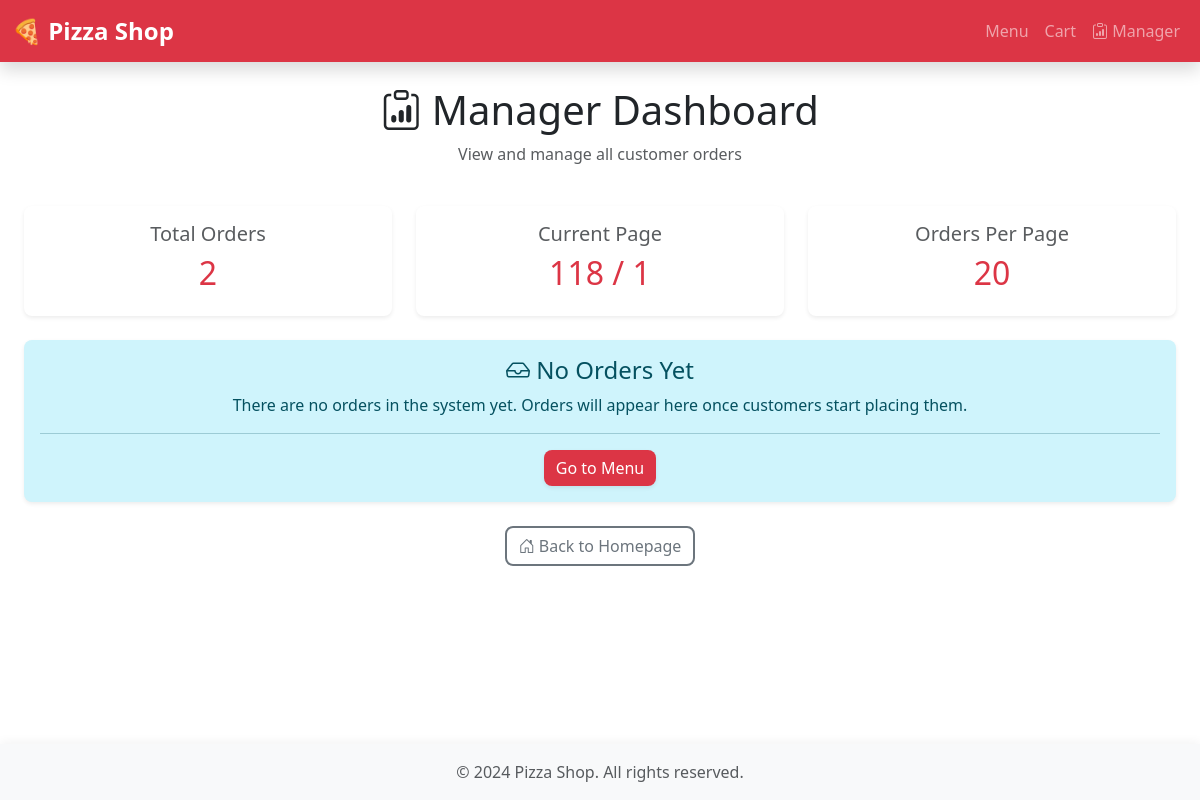
The page /manager/orders?page=118&per_page=20 on the database as committed earlier.
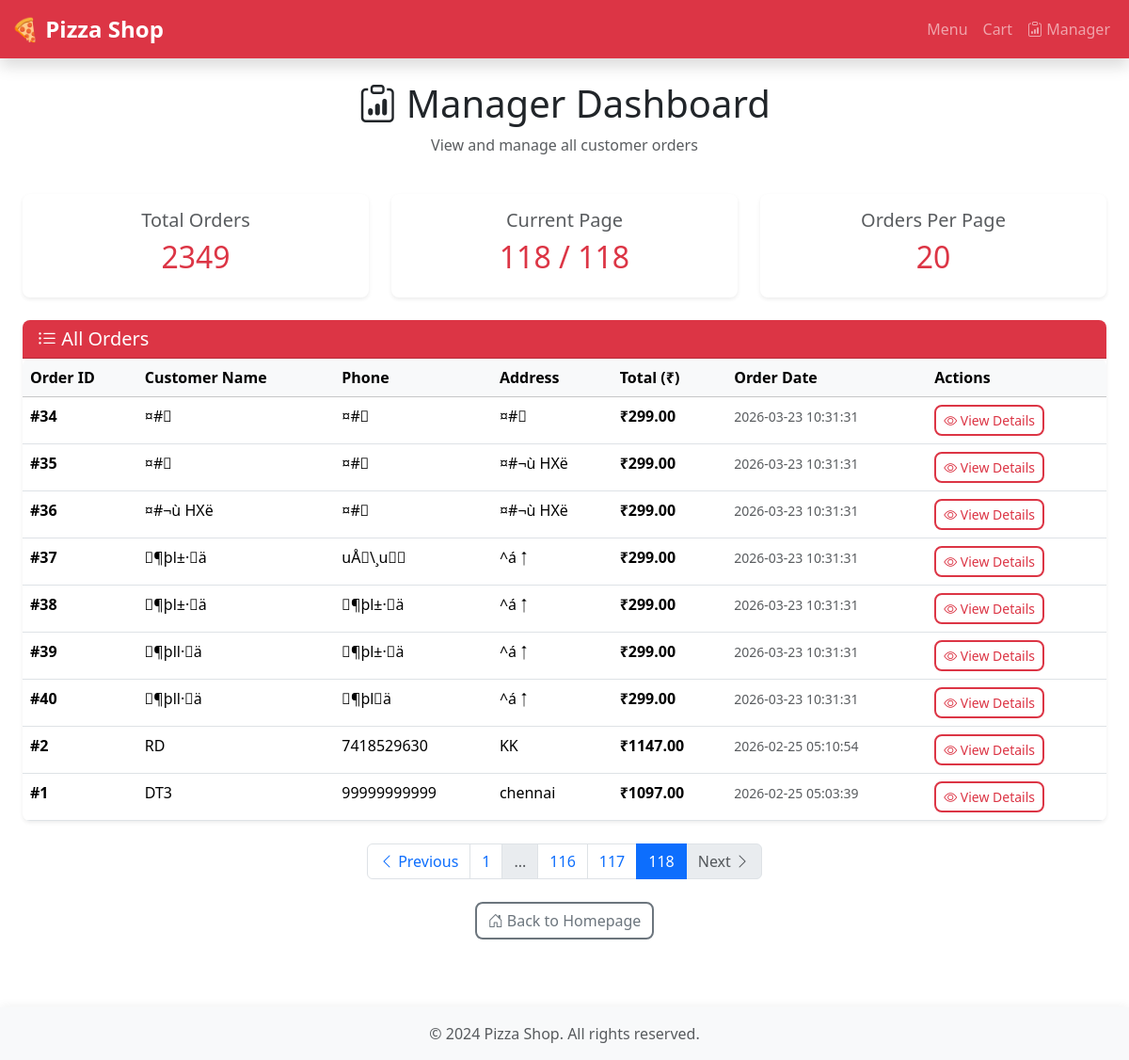
The same page on the database as committed later.
### tables this page shows
CREATE TABLE orders (
                id INTEGER PRIMARY KEY AUTOINCREMENT,
                customer_name TEXT NOT NULL,
                phone TEXT NOT NULL,
                address TEXT NOT NULL,
                total_price REAL NOT NULL,
                order_date TIMESTAMP DEFAULT CURRENT_TIMESTAMP
            );

### app.py (the view)
@app.route('/manager/orders')
def manager_orders():
    try:
        page = request.args.get('page', 1, type=int)
        per_page = request.args.get('per_page', 20, type=int)
        offset = (page - 1) * per_page
        all_orders = OrderProcessor.get_all_orders(limit=per_page, offset=offset)
        total_orders = OrderProcessor.get_order_count()
        total_pages = (total_orders + per_page - 1) // per_page
        has_prev = page > 1
        has_next = page < total_pages
        return render_template(
            'manager/orders.html',
            orders=all_orders,
            page=page,
            per_page=per_page,
            total_orders=total_orders,
            total_pages=total_pages,
            has_prev=has_prev,
            has_next=has_next
        )
    except Exception as e:
        logger.error(f"Error loading manager orders page: {str(e)}")
        return render_template('500.html'), 500

### app.py (called while the page is built)
def get_db_connection():
    try:
        conn = sqlite3.connect(DATABASE)
        conn.row_factory = sqlite3.Row
        return conn
    except sqlite3.Error as e:
        logger.error(f"Database connection error: {str(e)}")
        raise Exception(f"Failed to connect to database: {str(e)}")

    @staticmethod
    def get_order_count():
        conn = None
        try:
            conn = get_db_connection()
            cursor = conn.cursor()
            cursor.execute('SELECT COUNT(*) as count FROM orders')
            result = cursor.fetchone()
            conn.close()
            return result['count'] if result else 0
        except Exception as e:
            logger.error(f"Failed to get order count: {str(e)}")
            if conn:
                conn.close()
            return 0

### templates/manager/orders.html (shortened to what this page needs)
{% extends "base.html" %}  {% block content %}
<div class="container">
  <div class="row mb-4">
    <div class="col">
      <h1 class="text-center">
        <i class="bi bi-clipboard-data"></i> Manager Dashboard
      </h1>
      <p class="text-center text-muted">View and manage all customer orders</p>
    </div>
  </div>
  <div class="row mb-4">
    <div class="col-md-4">
      <div class="card text-center shadow-sm">
        <div class="card-body">
          <h5 class="card-title text-muted">Total Orders</h5>
          <h2 class="text-danger">{{ total_orders }}</h2>
        </div>
      </div>
    </div>
    <div class="col-md-4">
      <div class="card text-center shadow-sm">
        <div class="card-body">
          <h5 class="card-title text-muted">Current Page</h5>
          <h2 class="text-danger">{{ page }} / {{ total_pages }}</h2>
        </div>
      </div>
    </div>
    <div class="col-md-4">
      <div class="card text-center shadow-sm">
        <div class="card-body">
          <h5 class="card-title text-muted">Orders Per Page</h5>
          <h2 class="text-danger">{{ per_page }}</h2>
        </div>
      </div>
    </div>
  </div>
  {% if orders and orders|length > 0 %}
  <div class="card shadow-sm">
    <div class="card-header bg-danger text-white">
      <h5 class="mb-0"><i class="bi bi-list-ul"></i> All Orders</h5>
    </div>
    <div class="card-body p-0">
      <div class="table-responsive">
        <table class="table table-hover mb-0">
          <thead class="table-light">
            <tr>
              <th scope="col">Order ID</th>
              <th scope="col">Customer Name</th>
              <th scope="col">Phone</th>
              <th scope="col">Address</th>
              <th scope="col">Total (₹)</th>
              <th scope="col">Order Date</th>
              <th scope="col">Actions</th>
            </tr>
          </thead>
          <tbody>
            {% for order in orders %}
            <tr>
              <td><strong>#{{ order.id }}</strong></td>
              <td>{{ order.customer_name }}</td>
              <td>{{ order.phone }}</td>
              <td>
                <span
                  class="text-truncate d-inline-block"
                  style="max-width: 200px"
                  title="{{ order.address }}"
                >
                  {{ order.address }}
                </span>
              </td>
              <td><strong>₹{{ "%.2f"|format(order.total_price) }}</strong></td>
              <td>
                <small class="text-muted">{{ order.order_date }}</small>
              </td>
              <td>
                <a
                  href="/manager/orders/{{ order.id }}"
                  class="btn btn-sm btn-outline-danger"
                >
                  <i class="bi bi-eye"></i> View Details
                </a>
              </td>
            </tr>
            {% endfor %}
          </tbody>
        </table>
      </div>
    </div>
  </div>
  {% if total_pages > 1 %}
  <nav aria-label="Orders pagination" class="mt-4">
    <ul class="pagination justify-content-center">
      <li class="page-item {% if not has_prev %}disabled{% endif %}">
        <a
          class="page-link"
          href="?page={{ page - 1 }}&per_page={{ per_page }}"
        >
          <i class="bi bi-chevron-left"></i> Previous
        </a>
      </li>
      {% for p in range(1, total_pages + 1) %} {% if p == page %}
      <li class="page-item active" aria-current="page">
        <span class="page-link">{{ p }}</span>
      </li>
      {% elif p == 1 or p == total_pages or (p >= page - 2 and p <= page + 2) %}
      <li class="page-item">
        <a class="page-link" href="?page={{ p }}&per_page={{ per_page }}"
          >{{ p }}</a
        >
      </li>
      {% elif p == page - 3 or p == page + 3 %}
      <li class="page-item disabled">
        <span class="page-link">...</span>
      </li>
      {% endif %} {% endfor %}
      <li class="page-item {% if not has_next %}disabled{% endif %}">
        <a
          class="page-link"
          href="?page={{ page + 1 }}&per_page={{ per_page }}"
          {%
          if
          not
          has_next
          %}tabindex="-1"
          aria-disabled="true"
          {%
          endif
          %}
        >
          Next <i class="bi bi-chevron-right"></i>
        </a>
      </li>
    </ul>
  </nav>
  {% endif %} {% else %}
  <div class="alert alert-info text-center" role="alert">
    <h4 class="alert-heading"><i class="bi bi-inbox"></i> No Orders Yet</h4>
    <p>
      There are no orders in the system yet. Orders will appear here once
      customers start placing them.
    </p>
    <hr />
    <a href="/" class="btn btn-danger">Go to Menu</a>
  </div>
  {% endif %}
  <div class="text-center mt-4">
    <a href="/" class="btn btn-outline-secondary">
      <i class="bi bi-house-door"></i> Back to Homepage
    </a>
  </div>
</div>
<link
  rel="stylesheet"
  href="https://cdn.jsdelivr.net/npm/bootstrap-icons@1.11.1/font/bootstrap-icons.css"
/>
{% endblock %}

### templates/base.html (shortened to what this page needs)
<!doctype html>
<html lang="en">
  <head>
    <link
      href="https://cdn.jsdelivr.net/npm/bootstrap@5.3.2/dist/css/bootstrap.min.css"
      rel="stylesheet"
    />
    <link
      rel="stylesheet"
      href="{{ url_for('static', filename='css/style.css') }}"
    />
  </head>
  <body>
    <nav class="navbar navbar-expand-lg navbar-dark bg-danger">
      <div class="container">
        <a class="navbar-brand" href="/">🍕 Pizza Shop</a>
        <div class="collapse navbar-collapse" id="navbarNav">
          <ul class="navbar-nav ms-auto">
            <li class="nav-item">
              <a class="nav-link" href="/">Menu</a>
            </li>
            <li class="nav-item">
              <a class="nav-link" href="/cart">Cart</a>
            </li>
            <li class="nav-item">
              <a class="nav-link" href="/manager/orders">
                <i class="bi bi-clipboard-data"></i> Manager
              </a>
            </li>
          </ul>
        </div>
      </div>
    </nav>
    <main class="container my-4">{% block content %}{% endblock %}</main>
    <footer class="bg-light text-center text-muted py-3 mt-5">
      <div class="container">
        <p class="mb-0">&copy; 2024 Pizza Shop. All rights reserved.</p>
      </div>
    </footer>
  </body>
</html>

### static/css/style.css (style rules this page uses)
:root { --primary-red: #dc3545; --primary-red-hover: #bb2d3b; --primary-red-dark: #a02834; --light-gray: #f8f9fa; --border-radius: 0.5rem; --transition-speed: 0.3s; --shadow-sm: 0 0.125rem 0.25rem rgba(0, 0, 0, 0.075); --shadow-md: 0 0.5rem 1rem rgba(0, 0, 0, 0.15); --shadow-hover: 0 0.75rem 1.5rem rgba(0, 0, 0, 0.2); }
body { min-height: 100vh; display: flex; flex-direction: column; }
main { flex: 1; }
.btn { border-radius: var(--border-radius); font-weight: 500; transition: all var(--transition-speed) ease; border: none; }
.btn-outline-danger { border: 2px solid var(--primary-red); color: var(--primary-red); }
.btn-outline-secondary { border: 2px solid #6c757d; transition: all var(--transition-speed) ease; }
.card { border-radius: var(--border-radius); border: none; transition: all var(--transition-speed) ease; }
.card.shadow-sm { box-shadow: var(--shadow-sm); }
.card-header { border-radius: var(--border-radius) var(--border-radius) 0 0 !important; font-weight: 600; }
.navbar { box-shadow: var(--shadow-md); }
.navbar-brand { font-size: 1.5rem; font-weight: 700; transition: transform var(--transition-speed) ease; }
.nav-link { font-weight: 500; transition: all var(--transition-speed) ease; position: relative; }
.nav-link::after { content: ''; position: absolute; bottom: 0; left: 50%; width: 0; height: 2px; background-color: white; transition: all var(--transition-speed) ease; transform: translateX(-50%); }
.table { border-radius: var(--border-radius); overflow: hidden; }
.table-hover tbody tr { transition: all var(--transition-speed) ease; }
footer { box-shadow: 0 -2px 10px rgba(0, 0, 0, 0.05); }
@media (min-width: 769px) { .container { max-width: 1200px; } }

Rows that differ between the two databases and show on the page:
added orders: id "34", customer_name "¤#􋗴", phone "¤#􋗴", address "¤#􋗴", total_price "299.00", order_date "2026-03-23 10:31:31"
added orders: id "35", customer_name "¤#􋗴", phone "¤#􋗴", address "¤#¬ù HXë", total_price "299.00", order_date "2026-03-23 10:31:31"
added orders: id "36", customer_name "¤#¬ù HXë", phone "¤#􋗴", address "¤#¬ù HXë", total_price "299.00", order_date "2026-03-23 10:31:31"
added orders: id "37", customer_name "򢠞¶þl±·񼹵ä", phone "uÅ\u0003\\¸u񶆭󔜎", address "^á𝥨", total_price "299.00", order_date "2026-03-23 10:31:31"
added orders: id "38", customer_name "򢠞¶þl±·񼹵ä", phone "򢠞¶þl±·񼹵ä", address "^á𝥨", total_price "299.00", order_date "2026-03-23 10:31:31"
added orders: id "39", customer_name "򢠞¶þll·񼹵ä", phone "򢠞¶þl±·񼹵ä", address "^á𝥨", total_price "299.00", order_date "2026-03-23 10:31:31"
added orders: id "40", customer_name "򢠞¶þll·񼹵ä", phone "򢠞¶þl񼹵ä", address "^á𝥨", total_price "299.00", order_date "2026-03-23 10:31:31"
now on this page (row unchanged): orders: id "2", customer_name "RD", phone "7418529630", address "KK", total_price "1147.00", order_date "2026-02-25 05:10:54"
now on this page (row unchanged): orders: id "1", customer_name "DT3", phone "99999999999", address "chennai", total_price "1097.00", order_date "2026-02-25 05:03:39"
Other text that changed with them:
{{ total_orders }}: "2" → "2349"
{{ total_pages }}: "1" → "118"
text no longer shown: "No Orders Yet There are no orders in the system yet. Orders will appear here once customers start placing them. Go to Menu"
text now shown: "All Orders Order ID Customer Name Phone Address Total (₹) Order Date Actions Previous Next"
new list line: "1"
new list line: "116"
new list line: "117"
new list line: "118"
